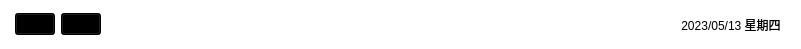
    <widget class="QWidget" name="widget_4" native="true">
     <property name="geometry">
      <rect>
       <x>0</x>
       <y>0</y>
       <width>801</width>
       <height>49</height>
      </rect>
     </property>
     <property name="styleSheet">
      <string notr="true">background-color: rgba(0, 170, 255,0);</string>
     </property>
     <layout class="QHBoxLayout" name="horizontalLayout_4">
      <property name="leftMargin">
       <number>15</number>
      </property>
      <property name="rightMargin">
       <number>20</number>
      </property>
      <item>
       <widget class="QPushButton" name="goBackBtn">
        <property name="styleSheet">
         <string notr="true">background-color: rgba(0, 0, 0,1);</string>
        </property>
        <property name="text">
         <string/>
        </property>
        <property name="icon">
         <iconset resource="res.qrc">
          <normaloff>:/res/back.png</normaloff>:/res/back.png</iconset>
        </property>
       </widget>
      </item>
      <item>
       <widget class="QPushButton" name="listBtn">
        <property name="styleSheet">
         <string notr="true">background-color: rgba(0, 0, 0,1);</string>
        </property>
        <property name="text">
         <string/>
        </property>
        <property name="icon">
         <iconset resource="res.qrc">
          <normaloff>:/res/list.png</normaloff>:/res/list.png</iconset>
        </property>
       </widget>
      </item>
      <item>
       <spacer name="horizontalSpacer_3">
        <property name="orientation">
         <enum>Qt::Horizontal</enum>
        </property>
        <property name="sizeHint" stdset="0">
         <size>
          <width>309</width>
          <height>20</height>
         </size>
        </property>
       </spacer>
      </item>
      <item>
       <widget class="QLabel" name="lblDate">
        <property name="styleSheet">
         <string notr="true">font: 20pt &quot;Arial&quot;;
background-color: rgba(255, 255, 255,0);</string>
        </property>
        <property name="text">
         <string>2023/05/13 星期四</string>
        </property>
        <property name="alignment">
         <set>Qt::AlignCenter</set>
        </property>
       </widget>
      </item>
     </layout>
    </widget>
